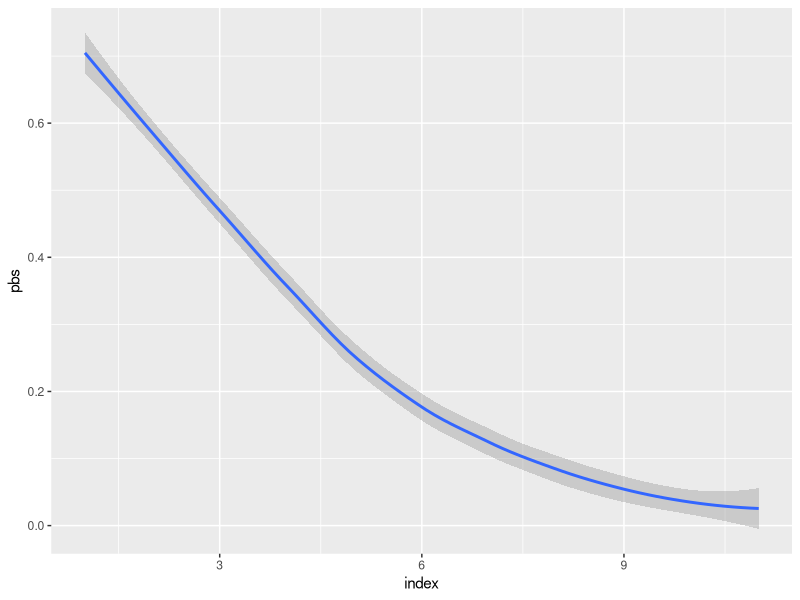

The R source for this figure:
## ---- chunk 1
knitr::opts_chunk$set(echo = TRUE)
library(ggplot2)
## ---- chunk 2

p51<- exp(11.663-51*.2126)/(1+exp(11.663-51*.2126))
p51

## ---- chunk 3
p53<- exp(11.663-53*.2126)/(1+exp(11.663-53*.2126))
p53

## ---- chunk 4
p55<- exp(11.663-55*.2126)/(1+exp(11.663-55*.2126))
p55

## ---- chunk 5
probs <- data.frame(pbs = c(p51, p53, p55, .341, .251, .179, .124, .084, .056, .037, .024), index = c(1:11))

ggplot(probs) + geom_smooth(aes(y = pbs, x = index))

